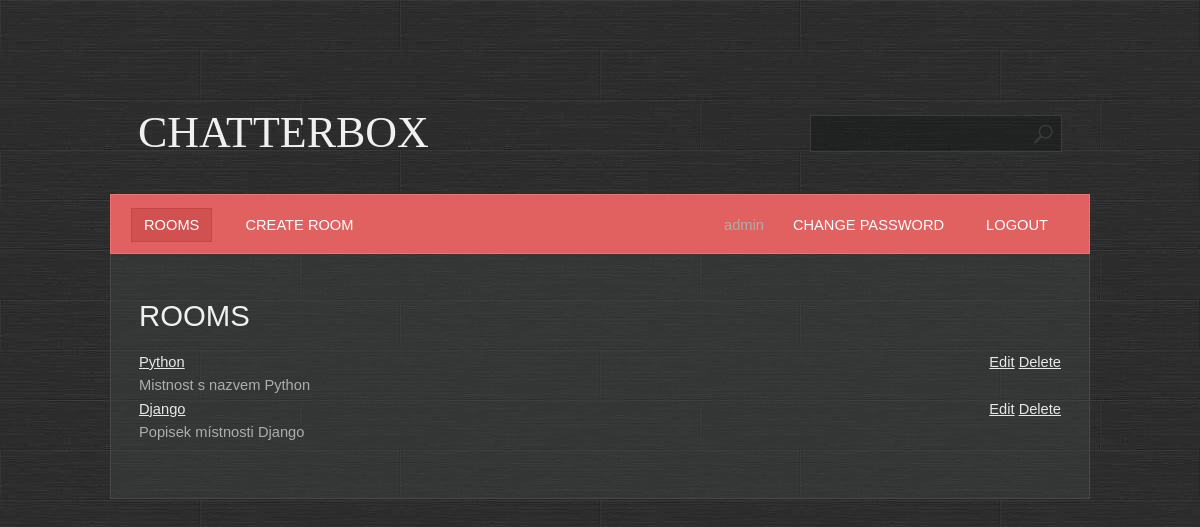
Page / (signed in) on the earlier database version.
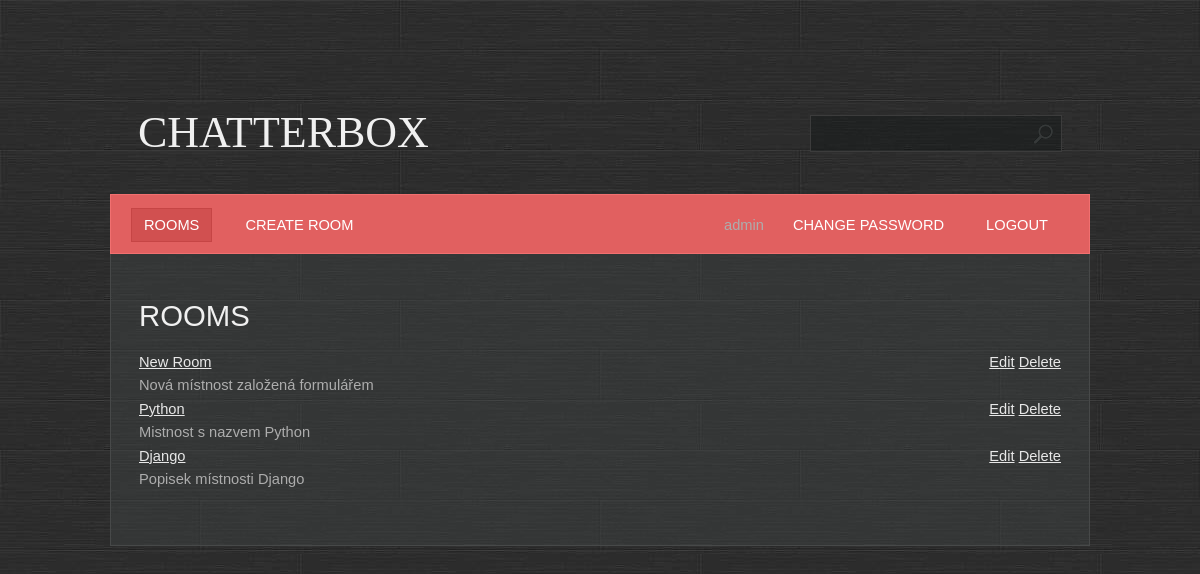
Same page on the later database version.
### base/models.py (models this page shows, shortened)
class Room(Model):
    name = models.CharField(max_length=200, unique=True)  # Zadáváme název místnosti
    description = models.TextField(null=True, blank=True)  # Umožníme zadání popisku místnosti - může být prázdný (null) nebo i jen whitespaces (blank)
    participants = models.ManyToManyField(User, related_name='participants', blank=True)  # Přidání uživatelů účastnících se konverzace v místnosti - vztah Many to Many
    created = models.DateTimeField(auto_now_add=True)  #Přidání času vytvoření místnosti
    updated = models.DateTimeField(auto_now=True)  #Přidání času modifikace místnosti
    class Meta:
        ordering = ['-created', 'name']  # Seřazení místností podle data vytvoření (pomocí - od nejnovějšího po nejstarší), pokud by byly stejné tak podle jména

### base/views.py (the view)
# urls.py: path('', base.views.RoomsView.as_view(), name='rooms'),
class RoomsView(PermissionRequiredMixin, LoginRequiredMixin, ListView):
    template_name = 'base/rooms.html'
    model = Room
    permission_required = ['base.view_room']

### base/templates/base/rooms.html
{% extends 'main.html' %}
{% block content %}
    <h1>Rooms</h1>
    <br>
    <div class="box">
        {% for room in object_list %}
            <div style="float: left;">
                <a href="{% url 'room' room.id %}">{{ room.name }}</a>
                <br>
                {{room.description}}
            </div>
            <div style="float: right;">
                {% if perms.base.change_room %}
                    <a href="{% url 'room_update' room.id %}">Edit</a>
                {% endif %}
                {% if perms.base.delete_room and perms.base.delete_message and user.is_staff %}
                    <a href="{% url 'room_delete' room.id %}">Delete</a>
                {% endif %}
            </div>
        <br class="clearfix">
        {% endfor %}
    </div>
{% endblock %}

Differences in the rows shown:
added Room: name "New Room", description "Nová místnost založená formulářem"
